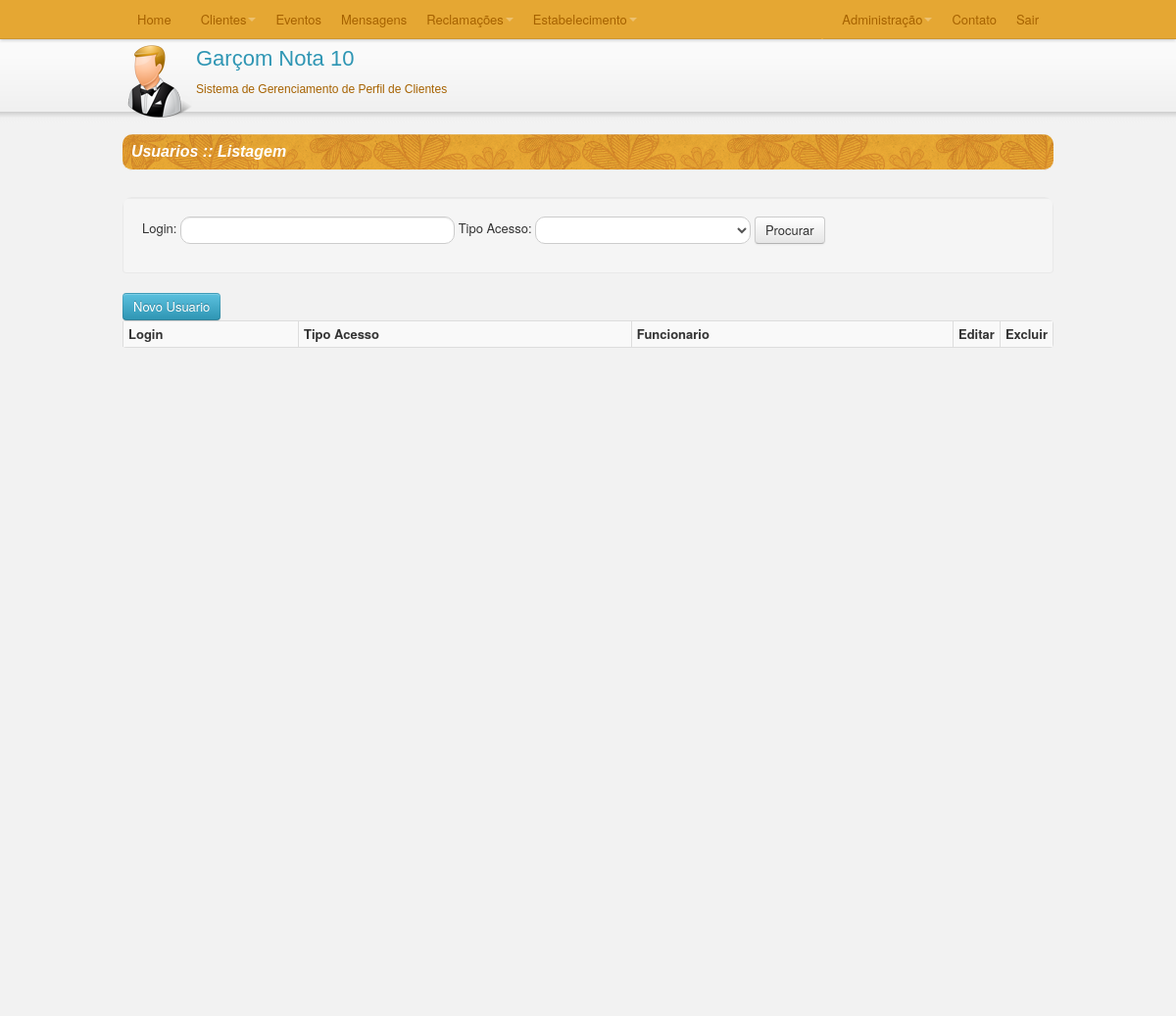
Before: /TCC/C/listaUsuarios.php with the older database file.
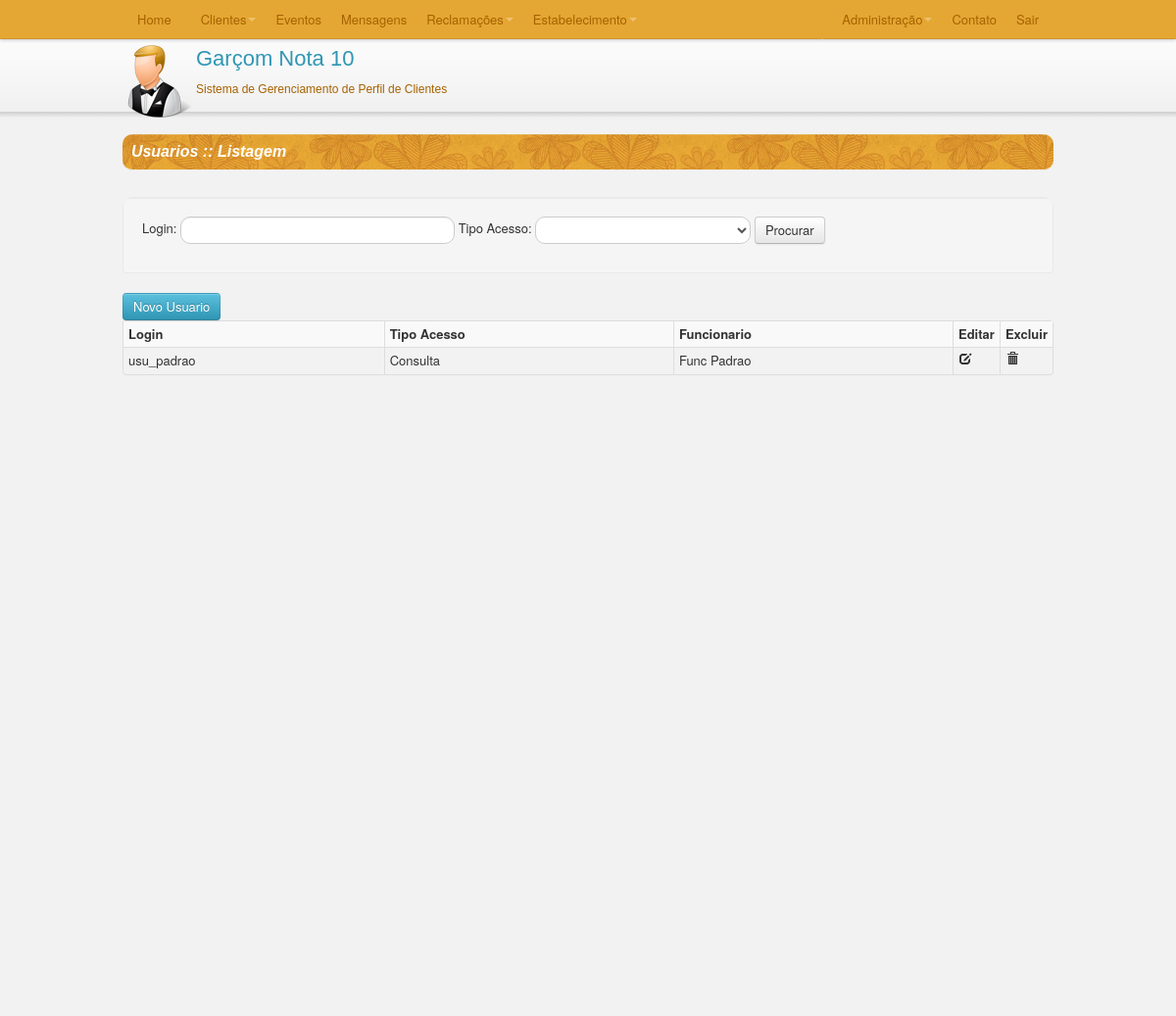
After: the same page with the newer database file.
### TCC/C/listaUsuarios.php (called while the page is built, shortened)
<?php
require_once("SmartyConf.php");
require_once("../M/classes/Usuario.class.php");
require_once("../M/dao/UsuarioDAO.class.php");
require_once("../M/dao/FuncionarioDAO.class.php");
require_once("../M/dao/TipoAcessoDAO.class.php");
$con = new Conexao();
$DAO = new UsuarioDAO($con->getConexao());
$funcionarioDAO = new FuncionarioDAO($con->getConexao());
$tipoacessoDAO = new TipoAcessoDAO($con->getConexao());
if(isset($_REQUEST['loginUsuario'])){
    $login = $_REQUEST['loginUsuario'];
    $smarty->assign("loginUsuario",$login);
}else{
    $login = "";
}
if(isset($_REQUEST['idTipoAcesso'])){
    $tipo = $_REQUEST['idTipoAcesso'];
    $smarty->assign("idTipoAcesso",$tipo);
}else{
    $tipo = "";
}
if(isset($_REQUEST['idFuncionario'])){
    $funcionario = $_REQUEST['idFuncionario'];
    $smarty->assign("idFuncionario",$funcionario);
}else{
    $funcionario = "";
}
$usuarios = $DAO->getUsuarios_Filtro($login,$tipo,$funcionario);
$total = count($usuarios);
$tipos = $tipoacessoDAO->getTipoAcesso_all();
$funcionarios = $funcionarioDAO->getFuncionarios();
$smarty->assign("ret",$_REQUEST['ret']);
$smarty->assign("totalUsuarios",$total);
$smarty->assign("usuarios",$usuarios);
$smarty->assign("funcionarios",$funcionarios);
$smarty->assign("tipos",$tipos);
$smarty->display("listaUsuario.html");

### TCC/M/classes/Usuario.class.php (called while the page is built, shortened)
<?php
class Usuario {
    private $usu_id, $usu_login, $usu_senha, $tpa_id, $tpa_tipo, $func_id, $func_nome;
    public function getUsuario_ID(){
        return $this->usu_id;
    }
    public function getUsuario_Login() {
        return $this->usu_login;
    }
    public function getTipoAcesso_Tipo() {
        return $this->tpa_tipo;
    }
    public function getFuncionario_Nome() {
        return $this->func_nome;
    }
    public function setUsuario_ID($usu_id) {
        $this->usu_id = $usu_id;
    }
    public function setUsuario_Login($usu_login) {
        $this->usu_login = $usu_login;
    }
    public function setTipoAcesso_Tipo($tpa_tipo) {
        $this->tpa_tipo = $tpa_tipo;
    }
    public function setFuncionario_Nome($func_nome) {
        $this->func_nome = $func_nome;
    }
}
?>

### TCC/M/dao/UsuarioDAO.class.php (called while the page is built, shortened)
<?php
class UsuarioDAO {
    private $conexao;
    function __construct($conexao) {
        $this->conexao = $conexao;
    }
    function getUsuarios_Filtro($usu_login, $tpa_id, $func_id){
        $sql = "SELECT
                   u.usu_id
                   , u.usu_login
                   , u.usu_senha
                   , u.tpa_id
                   , t.tpa_tipo
                   , u.func_id
                   , f.func_nome
                FROM USUARIO u
                INNER JOIN TipoAcesso t ON u.tpa_id = t.tpa_id
                INNER JOIN Funcionario f ON u.func_id = f.func_id
                WHERE 1 ";
        $sql.= " ORDER BY u.usu_login ";
        $query = mysql_query($sql,$this->conexao);
        while($rows = mysql_fetch_array($query)) {
            $usuario = new Usuario;
            $usuario->setUsuario_ID($rows['usu_id']);
            $usuario->setUsuario_Login($rows['usu_login']);
            $usuario->setUsuario_Senha($rows['usu_senha']);
            $usuario->setTipoAcesso_ID($rows['tpa_id']);
            $usuario->setTipoAcesso_Tipo($rows['tpa_tipo']);
            $usuario->setFuncionario_ID($rows['func_id']);
            $usuario->setFuncionario_Nome($rows['func_nome']);
            $usuarios[] = $usuario;
        }
        return $usuarios;
    }
}
?>

### TCC/V/smarty/templates_c/%%2A^2AF^2AFA94F6%%listaUsuario.html.php (the view, shortened to what the rows shown need)
 <?php $_smarty_tpl_vars = $this->_tpl_vars;
$this->_tpl_vars = $_smarty_tpl_vars;
 ?>
<html>
    <?php echo '
    <head>
        <title>Usuarios</title>
        <meta http-equiv="Content-Type" content="text/html; charset=UTF-8">
        <link rel="stylesheet" type="text/css" href="../V/css/bootstrap.css">
        <link rel="stylesheet" type="text/css" href="../V/css/bootstrap.min.css">
        <link rel="stylesheet" type="text/css" href="../V/css/processo.css">
        <script type="text/javascript" language="JavaScript" src="../V/js/bootstrap.js"></script>
        <script type="text/javascript" >
            $(function(){
                $("[rel=tooltip]").tooltip();
            });
           function abreNovo(){
               window.location.href="cadUsuario.php";
           }
           function editar(idUsuario){
             window.location.href="cadUsuario.php?idUsuario="+idUsuario;
           }
           function enviar(){
               $("#formUsuario").submit();
           }
           function excluir(idUsuario){
               if(confirm("Deseja realmente Excluir?")){
                   location.href="excluirUsuario.php?idUsuario="+idUsuario;
               }else{
                   return false;
               }
           }
        </script>
    </head>
    '; ?>
    <body>
        <div id="conteudo" <?php if ($this->_tpl_vars['totalUsuarios'] > 10): ?> style='height:100%;' <?php endif; ?>>
            <div class="container1">
                    <div class="grid">
                          <table class="table table-striped table-bordered table-condensed">
                              <tr>
                                  <th>Login</th>
                                  <th>Tipo Acesso</th>
                                  <th>Funcionario</th>
                                  <th class=tdBotao>Editar</th>
                                  <th class=tdBotao>Excluir</th>
                              </tr>
                              <?php $_from = $this->_tpl_vars['usuarios']; if (!is_array($_from) && !is_object($_from)) { settype($_from, 'array'); }if (count($_from)):
    foreach ($_from as $this->_tpl_vars['usuario']):
?>
                              <tr>
                                  <td><?php echo $this->_tpl_vars['usuario']->getUsuario_Login(); ?>
</td>
                                  <td><?php echo $this->_tpl_vars['usuario']->getTipoAcesso_Tipo(); ?>
</td>
                                  <td><?php echo $this->_tpl_vars['usuario']->getFuncionario_Nome(); ?>
</td>
                                  <td><a href="#" rel="tooltip" onclick="return editar('<?php echo $this->_tpl_vars['usuario']->getUsuario_ID(); ?>
');"  title="Clique para Editar este Usuario"><i class="icon-edit"></i></a></td>
                                  <td><a href="#" rel="tooltip" onclick="return excluir('<?php echo $this->_tpl_vars['usuario']->getUsuario_ID(); ?>
');" title="Clique para Excluir este Usuario"><i class="icon-trash"></i></a></td>
                              </tr>
                              <?php endforeach; endif; unset($_from); ?>
                          </table>
                    </div>
            </div>
       </div>
    </body>
</html>

Changed rows visible on the page:
added usuario: usu_login "usu_padrao", tpa.tpa_tipo "Consulta", func.func_nome "Func Padrao"
